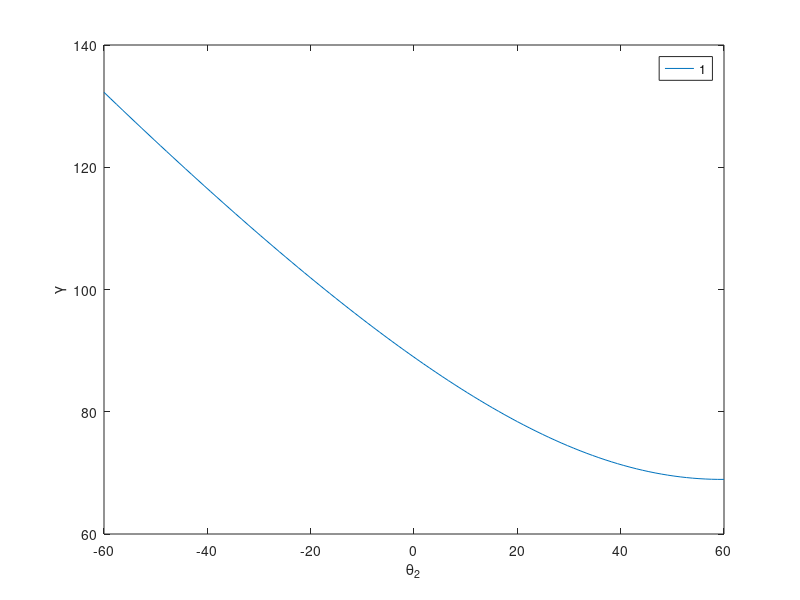

Write the MATLAB code that produced this figure. (Note: this script raises an error after producing the figure.)
clear; close all; clc;

%% Tools
r2d = 180/pi;

%% Initial Parameters
L2  = 32.2
L3  = 83.2
L4  = 40
L1x = 50
L1y = 85

theta2_test = 0.0106;
theta4_test = -3.0312;

theta2 = linspace(-60/r2d,60/r2d,100);
theta2min = min(theta2);
theta2max = max(theta2);

L2array = linspace(22.2,42.2,5);
L4array = linspace(39,41,5);

gamma = zeros(length(L2array), length(theta2));

for i = 1:length(L2array)
    L2 = L2array(i);
    
    for j = 1:length(L4array)
        L4 = L4array(j)
     
        L3 = sqrt(L1x^2 + L1y^2 + L2^2 +L4^2 - 2*L1x*L2*cos(theta2_test) - 2*L1y*L2*sin(theta2_test) + ...
            cos(theta4_test)*(2*L1x*L4 - 2*L2*L4*cos(theta2_test)) + ...
            sin(theta4_test)*(2*L1y*L4 - 2*L2*L4*sin(theta2_test)));
     
        P1 = 2*L1y*L4 - 2*L2*L4*sin(theta2);
        P2 = 2*L1x*L4 - 2*L2*L4*cos(theta2);
        P3 = L1x^2 + L1y^2 + L2^2 - L3^2 + L4^2 - 2*L1x*L2*cos(theta2) - 2*L1y*L2*sin(theta2);

        theta4x = P3 - P2;
        theta4y = -P1 - sqrt(P1.^2 + P2.^2 - P3.^2);
        theta4 = 2*atan2(theta4y, theta4x);

        theta3x = L1x - L2*cos(theta2) + L4*cos(theta4);
        theta3y = L1y - L2*sin(theta2) + L4*sin(theta4);
        theta3 = atan2(theta3y, theta3x);
    
        L = (L1x - L2*cos(theta2)).^2 + (L1y - L2*sin(theta2)).^2;
        gamma(i,:) = acos((L3^2 + L4^2 - L)/(2*L3*L4));
        
        figure(j)
        plot(theta2*r2d, gamma(i,:)*r2d);
        legend('1','2','3','4','5');
        xlabel('\theta_2');
        ylabel('\gamma');
        title('\theta_4', j);
        hold on;
        grid on;
        grid minor;
    
    
        figure(j + length(L4array))
        plot(theta2*r2d, theta4*r2d);
        legend('1','2','3','4','5');
        xlabel('\theta_2');
        ylabel('\theta_4');
        title('\theta_4', j);
        hold on;
        grid on;
        grid minor;
    
        %immse(ones(1,length(theta2))*90/r2d,gamma(i,:))
    end
end

